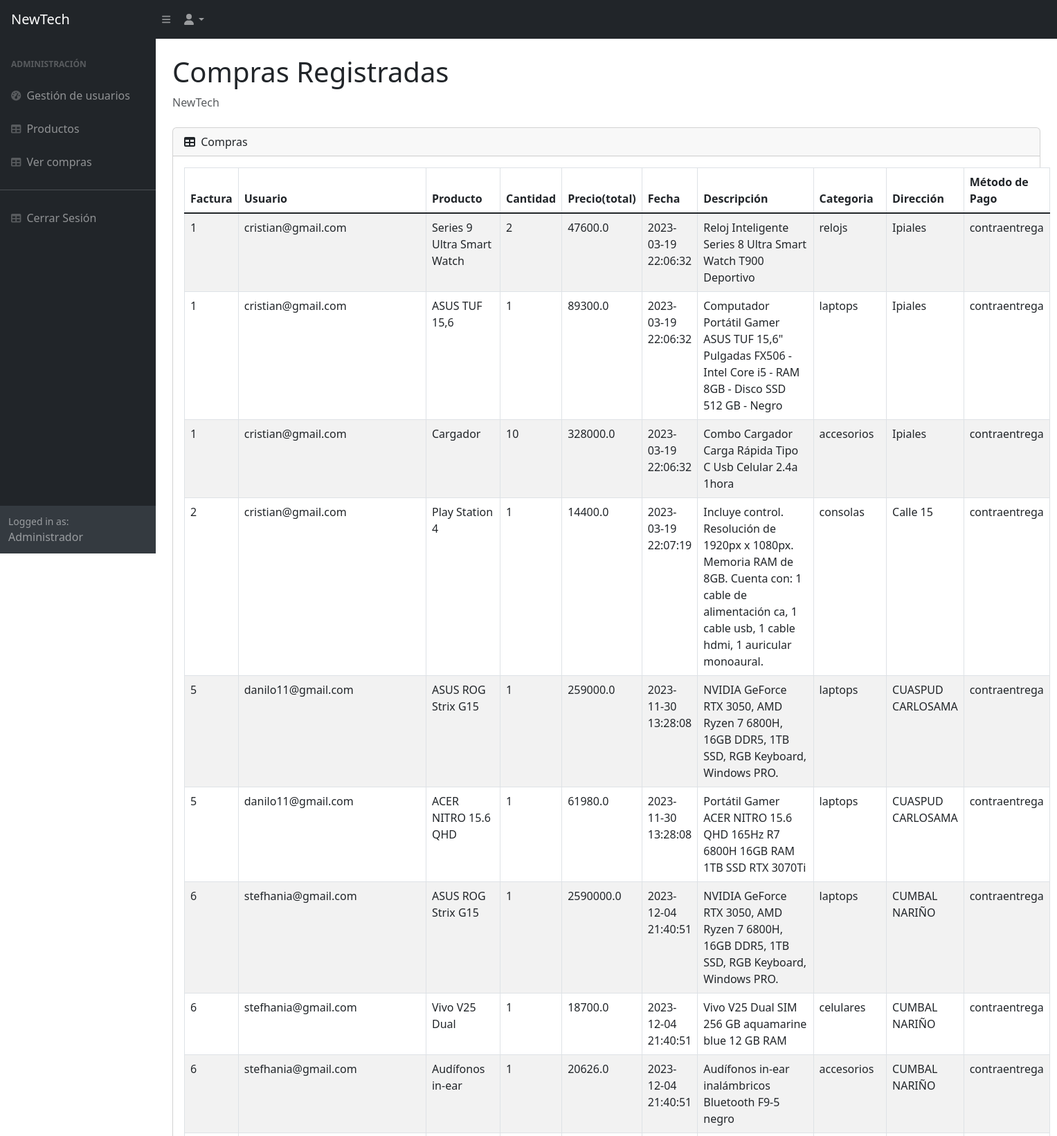
Page /ver_compras (signed in, upper part) on the committed database.
### tables this page shows
CREATE TABLE compras
		(compraId INTEGER PRIMARY KEY AUTOINCREMENT,
        factura TEXT,
        userId INTEGER,
		lista_productos TEXT,
		cantidad_productos TEXT,
        total REAL,
        fecha TEXT,
        direccion TEXT,
        metodo_pago TEXT,
		FOREIGN KEY(userId) REFERENCES users(userId)
		);

CREATE TABLE usuarios 
		(userId INTEGER PRIMARY KEY AUTOINCREMENT, 
		nombres TEXT,
		apellidos TEXT,
		celular TEXT,
		email TEXT,
		password TEXT,
        tipoUser TEXT
		);

CREATE TABLE productos
		(productId INTEGER PRIMARY KEY AUTOINCREMENT,
		nombre TEXT,
		precio REAL,
		descripcion TEXT,
		imagen TEXT,
		cantidad INTEGER,
		categoria TEXT
		);

### administrador/routes.py (the view)
@administrador.route('/ver_compras')
def ver_compras():
    if 'email' not in session:
        return redirect('/login/')
    elif session['tipoUser'] != 'administrador':
        return redirect('/')
    compras_user=all_compras()
    return render_template('mostrar_compras_admin.html', compras_user=compras_user)

### funciones.py (called while the page is built)
def all_compras():
    with sqlite3.connect('database.db') as conn:
        cur = conn.cursor()
        cur.execute("SELECT compras.factura, compras.lista_productos, compras.cantidad_productos, compras.total, compras.fecha, compras.direccion, compras.metodo_pago, productos.nombre, productos.descripcion, productos.categoria, compras.userId, usuarios.nombres, usuarios.apellidos, usuarios.email, usuarios.celular FROM compras, productos, usuarios WHERE compras.lista_productos=productos.productId AND compras.userId=usuarios.userId")
        data = cur.fetchall()
    conn.close()
    return (data)

### administrador/templates/mostrar_compras_admin.html (shortened to what this page needs)
<!DOCTYPE html>
<html lang="es">
<head>
    <link href="https://cdn.jsdelivr.net/npm/simple-datatables@latest/dist/style.css" rel="stylesheet" />
    <link href="/static/css/stylesa.css" rel="stylesheet" />
    <link href="https://cdn.jsdelivr.net/npm/bootstrap@5.3.0-alpha1/dist/css/bootstrap.min.css" rel="stylesheet"
>
</head>
<body class="sb-nav-fixed">
    <nav class="sb-topnav navbar navbar-expand navbar-dark bg-dark">
        <a class="navbar-brand ps-3" href="/admin">NewTech</a>
        <button class="btn btn-link btn-sm order-1 order-lg-0 me-4 me-lg-0" id="sidebarToggle" href="#!"><i
                class="fas fa-bars"></i></button>
        <ul class="navbar-nav ms-auto ms-md-0 me-3 me-lg-4">
            <li class="nav-item dropdown">
                <a class="nav-link dropdown-toggle" id="navbarDropdown" href="#" role="button" data-bs-toggle="dropdown"
                    aria-expanded="false"><i class="fas fa-user fa-fw"></i></a>
            </li>
        </ul>
    </nav>
    <div id="layoutSidenav">
        <div id="layoutSidenav_nav">
            <nav class="sb-sidenav accordion sb-sidenav-dark" id="sidenavAccordion">
                <div class="sb-sidenav-menu">
                    <div class="nav">
                        <div class="sb-sidenav-menu-heading">Administración</div>
                        <a class="nav-link" href="/admin">
                            <div class="sb-nav-link-icon"><i class="fas fa-tachometer-alt"></i></div>
                            Gestión de usuarios
                        </a>
                        <a class="nav-link" href="/productos_admin/laptops">
                            <div class="sb-nav-link-icon"><i class="fas fa-table"></i></div>
                            Productos
                        </a>
                        <a class="nav-link" href="/ver_compras">
                            <div class="sb-nav-link-icon"><i class="fas fa-table"></i></div>
                            Ver compras
                        </a>
                        <hr>
                        <a class="nav-link" href="/logout" onclick="return confirm('¿Seguro quieres salir?')">
                            <div class="sb-nav-link-icon"><i class="fas fa-table"></i></div>
                            Cerrar Sesión
                        </a>
                    </div>
                </div>
                <div class="sb-sidenav-footer">
                    <div class="small">Logged in as:</div>
                    Administrador
                </div>
            </nav>
        </div>
        <div id="layoutSidenav_content">
            <main>
                <div class="container-fluid px-4">
                    <h1 class="mt-4">Compras Registradas</h1>
                    <ol class="breadcrumb mb-4">
                        <li class="breadcrumb-item active">NewTech</li>
                    </ol>
                    <div class="card mb-4">
                        <div class="card-header">
                            <i class="fas fa-table me-1"></i> Compras
                        </div>
                        <div class="card-body">
                            <table id="datatablesSimple" class="table table-striped table-bordered table-hover">
                                <thead>
                                    <tr>
                                        <th>Factura</th>
                                        <th>Usuario</th>
                                        <th>Producto</th>
                                        <th>Cantidad</th>
                                        <th>Precio(total)</th>
                                        <th>Fecha</th>
                                        <th>Descripción</th>
                                        <th>Categoria</th>
                                        <th>Dirección</th>
                                        <th>Método de Pago</th>
                                    </tr>
                                </thead>
                                <tbody>
                                    {% for info in compras_user %}
                                    <tr>
                                        <td>{{info[0]}}</td>
                                        <td>{{info[13]}}</td>
                                        <td>{{info[7]}}</td>
                                        <td>{{info[2]}}</td>
                                        <td>{{info[3]}}</td>
                                        <td>{{info[4]}}</td>
                                        <td>{{info[8]}}</td>
                                        <td>{{info[9]}}</td>
                                        <td>{{info[5]}}</td>
                                        <td>{{info[6]}}</td>
                                    </tr>
                                    {% endfor %}
                                </tbody>
                            </table>
                        </div>
                    </div>
                </div>
            </main>
        </div>
    </div>
</body>
</html>

### rows in the picture
compras: factura "1", email "cristian@gmail.com", nombre "Series 9 Ultra Smart Watch", cantidad_productos "2", total "47600.0", fecha "2023-03-19 22:06:32", descripcion "Reloj Inteligente Series 8 Ultra Smart Watch T900 Deportivo", categoria "relojs", direccion "Ipiales", metodo_pago "contraentrega"
compras: factura "1", email "cristian@gmail.com", nombre "ASUS TUF 15,6", cantidad_productos "1", total "89300.0", fecha "2023-03-19 22:06:32", descripcion "Computador Portátil Gamer ASUS TUF 15,6\" Pulgadas FX506 - Intel Core i5 - RAM 8GB - Disco SSD 512 GB - Negro", categoria "laptops", direccion "Ipiales", metodo_pago "contraentrega"
compras: factura "1", email "cristian@gmail.com", nombre "Cargador", cantidad_productos "10", total "328000.0", fecha "2023-03-19 22:06:32", descripcion "Combo Cargador Carga Rápida Tipo C Usb Celular 2.4a 1hora", categoria "accesorios", direccion "Ipiales", metodo_pago "contraentrega"
compras: factura "2", email "cristian@gmail.com", nombre "Play Station 4", cantidad_productos "1", total "14400.0", fecha "2023-03-19 22:07:19", descripcion "Incluye control. Resolución de 1920px x 1080px. Memoria RAM de 8GB. Cuenta con: 1 cable de alimentación ca, 1 cable usb, 1 cable hdmi, 1 auricular monoaural.", categoria "consolas", direccion "Calle 15", metodo_pago "contraentrega"
compras: factura "5", email "danilo11@gmail.com", nombre "ASUS ROG Strix G15", cantidad_productos "1", total "259000.0", fecha "2023-11-30 13:28:08", descripcion "NVIDIA GeForce RTX 3050, AMD Ryzen 7 6800H, 16GB DDR5, 1TB SSD, RGB Keyboard, Windows PRO.", categoria "laptops", direccion "CUASPUD CARLOSAMA", metodo_pago "contraentrega"
compras: factura "5", email "danilo11@gmail.com", nombre "ACER NITRO 15.6 QHD", cantidad_productos "1", total "61980.0", fecha "2023-11-30 13:28:08", descripcion "Portátil Gamer ACER NITRO 15.6 QHD 165Hz R7 6800H 16GB RAM 1TB SSD RTX 3070Ti", categoria "laptops", direccion "CUASPUD CARLOSAMA", metodo_pago "contraentrega"
compras: factura "6", email "stefhania@gmail.com", nombre "ASUS ROG Strix G15", cantidad_productos "1", total "2590000.0", fecha "2023-12-04 21:40:51", descripcion "NVIDIA GeForce RTX 3050, AMD Ryzen 7 6800H, 16GB DDR5, 1TB SSD, RGB Keyboard, Windows PRO.", categoria "laptops", direccion "CUMBAL NARIÑO", metodo_pago "contraentrega"
compras: factura "6", email "stefhania@gmail.com", nombre "Vivo V25 Dual", cantidad_productos "1", total "18700.0", fecha "2023-12-04 21:40:51", descripcion "Vivo V25 Dual SIM 256 GB aquamarine blue 12 GB RAM", categoria "celulares", direccion "CUMBAL NARIÑO", metodo_pago "contraentrega"
compras: factura "6", email "stefhania@gmail.com", nombre "Audífonos in-ear", cantidad_productos "1", total "20626.0", fecha "2023-12-04 21:40:51", descripcion "Audífonos in-ear inalámbricos Bluetooth F9-5 negro", categoria "accesorios", direccion "CUMBAL NARIÑO", metodo_pago "contraentrega"
